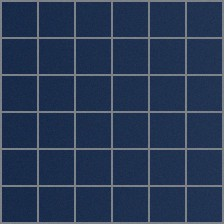
#> input picture captures/20261103_124257.jpg, 224 x 224 px
$ python -i features.py   (imports and definitions only)
#> lines starting #> are read from the running program, lines starting #| are printed output that depends on the picture
#> further down, picture is the input picture: PIL image 224x224 RGB; mean R, G, B 40.8, 57.4, 85.1
"""Image feature extraction shared by training and the web app."""
import numpy as np
from PIL import Image


def extract_features(img: Image.Image) -> np.ndarray:
    """Turn a solar-panel photo into a 24-number feature vector."""
    img = img.convert("RGB").resize((128, 128))
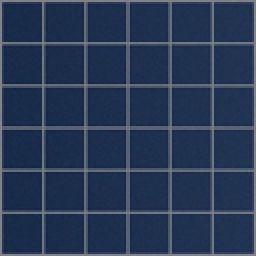
#> img: PIL image 128x128 RGB (shown 2 times larger); mean R, G, B 40.8, 57.4, 85.1
    arr = np.asarray(img, dtype=np.float32) / 255.0
    gray = arr.mean(axis=2)
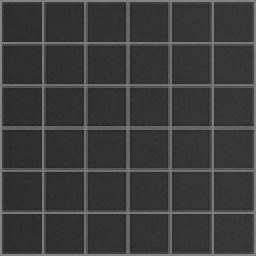
#> gray: shape (128, 128) float32 (shown 2 times larger); min 0.156, max 0.529, mean 0.24

    feats = []
    feats += list(arr.mean(axis=(0, 1)))            # mean R, G, B
#> feats = [0.16, 0.225, 0.334]
    feats += list(arr.std(axis=(0, 1)))             # std  R, G, B
#> feats = [0.16, 0.225, 0.334, 0.103, 0.0936, 0.0711]
    feats += [gray.mean(), gray.std()]              # brightness, contrast
#> feats = [0.16, 0.225, 0.334, 0.103, 0.0936, 0.0711, 0.24, 0.0889]

    mx, mn = arr.max(axis=2), arr.min(axis=2)
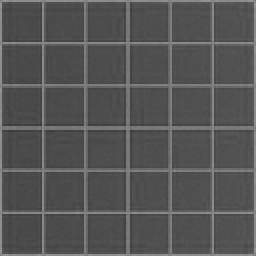
#> mx: shape (128, 128) float32 (shown 2 times larger); min 0.227, max 0.592, mean 0.334
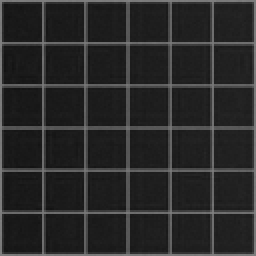
#> mn: shape (128, 128) float32 (shown 2 times larger); min 0.0745, max 0.506, mean 0.16
    sat = (mx - mn) / (mx + 1e-6)
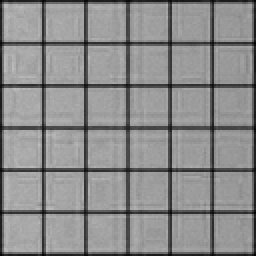
#> sat: shape (128, 128) float32 (shown 2 times larger); min 0.00769, max 0.743, mean 0.552
    feats += [sat.mean(), sat.std()]                # colour saturation
#> feats = [0.16, 0.225, 0.334, 0.103, 0.0936, 0.0711, 0.24, 0.0889, 0.552, 0.157]

    feats += [np.abs(np.diff(gray, axis=1)).mean(),  # edge strength (x)
              np.abs(np.diff(gray, axis=0)).mean()]  # edge strength (y)
#> feats = [0.16, 0.225, 0.334, 0.103, 0.0936, 0.0711, 0.24, 0.0889, 0.552, 0.157, 0.028, 0.028]

    blocks = gray.reshape(8, 16, 8, 16).std(axis=(1, 3))   # local texture
    feats += [blocks.mean(), blocks.std(), blocks.max()]
#> feats = [0.16, 0.225, 0.334, 0.103, 0.0936, 0.0711, 0.24, 0.0889, 0.552, 0.157, 0.028, 0.028, 0.0877, 0.00945, 0.108]

    hist, _ = np.histogram(gray, bins=8, range=(0, 1), density=True)
#> hist = [0, 6.45, 0.574, 0.729, 0.247, 0, 0, 0]
    feats += list(hist)                              # brightness histogram
#> feats = [0.16, 0.225, 0.334, 0.103, 0.0936, 0.0711, 0.24, 0.0889, 0.552, 0.157, 0.028, 0.028, 0.0877, 0.00945, 0.108, 0, 6.45, 0.574, 0.729, 0.247, 0, 0, 0]

    feats += [(arr[:, :, 2] - arr[:, :, 0]).mean()]  # "blueness"
#> feats = [0.16, 0.225, 0.334, 0.103, 0.0936, 0.0711, 0.24, 0.0889, 0.552, 0.157, 0.028, 0.028, 0.0877, 0.00945, 0.108, 0, 6.45, 0.574, 0.729, 0.247, 0, 0, 0, 0.174]
    return np.array(feats, dtype=np.float32)

>>> from PIL import Image
>>> picture = Image.open('captures/20261103_124257.jpg')
>>> result = extract_features(picture)
#> result = 24 values, max 6.45 at index 16, min 0 at index 15, mean 0.436

$ run again, on captures/20261103_124321.jpg
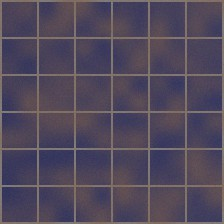
#> input picture captures/20261103_124321.jpg, 224 x 224 px
#> picture is the input picture: PIL image 224x224 RGB; mean R, G, B 81.3, 72.6, 91.6
#> in extract_features, `gray = arr.mean(axis=2)`:
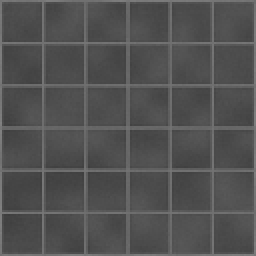
#> gray: shape (128, 128) float32 (shown 2 times larger); min 0.242, max 0.507, mean 0.321
#> in extract_features, `feats += list(arr.mean(axis=(0, 1)))`: feats = [0.319, 0.285, 0.359]
#> in extract_features, `feats += list(arr.std(axis=(0, 1)))`: feats = [0.319, 0.285, 0.359, 0.0666, 0.0584, 0.0314]
#> in extract_features, `feats += [gray.mean(), gray.std()]`: feats = [0.319, 0.285, 0.359, 0.0666, 0.0584, 0.0314, 0.321, 0.0489]
#> in extract_features, `sat = (mx - mn) / (mx + 1e-6)`:
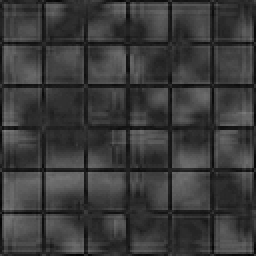
#> sat: shape (128, 128) float32 (shown 2 times larger); min 0.00794, max 0.484, mean 0.231
#> in extract_features, `feats += [sat.mean(), sat.std()]`: feats = [0.319, 0.285, 0.359, 0.0666, 0.0584, 0.0314, 0.321, 0.0489, 0.231, 0.087]
#> in extract_features, `feats += [np.abs(np.diff(gray, axis=1)).mean(),`: feats = [0.319, 0.285, 0.359, 0.0666, 0.0584, 0.0314, 0.321, 0.0489, 0.231, 0.087, 0.0168, 0.0169]
#> in extract_features, `feats += [blocks.mean(), blocks.std(), blocks.max()]`: feats = [0.319, 0.285, 0.359, 0.0666, 0.0584, 0.0314, 0.321, 0.0489, 0.231, 0.087, 0.0168, 0.0169, 0.0475, 0.00778, 0.0665]
#> hist = [0, 0.00439, 6.95, 1.05, 0.000977, 0, 0, 0]
#> in extract_features, `feats += list(hist)`: feats = [0.319, 0.285, 0.359, 0.0666, 0.0584, 0.0314, 0.321, 0.0489, 0.231, 0.087, 0.0168, 0.0169, 0.0475, 0.00778, 0.0665, 0, 0.00439, 6.95, 1.05, 0.000977, 0, 0, 0]
#> in extract_features, `feats += [(arr[:, :, 2] - arr[:, :, 0]).mean()]  # "blueness"`: feats = [0.319, 0.285, 0.359, 0.0666, 0.0584, 0.0314, 0.321, 0.0489, 0.231, 0.087, 0.0168, 0.0169, 0.0475, 0.00778, 0.0665, 0, 0.00439, 6.95, 1.05, 0.000977, 0, 0, 0, 0.0405]
#> result = 24 values, max 6.95 at index 17, min 0 at index 15, mean 0.417

$ run again, on captures/20261103_124540.jpg
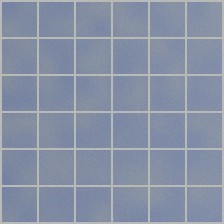
#> input picture captures/20261103_124540.jpg, 224 x 224 px
#> picture is the input picture: PIL image 224x224 RGB; mean R, G, B 135.7, 145.7, 166.2
#> in extract_features, `gray = arr.mean(axis=2)`:
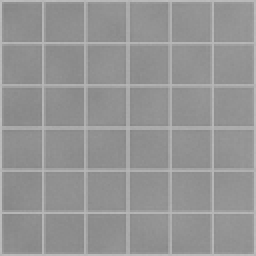
#> gray: shape (128, 128) float32 (shown 2 times larger); min 0.525, max 0.746, mean 0.585
#> in extract_features, `feats += list(arr.mean(axis=(0, 1)))`: feats = [0.532, 0.572, 0.652]
#> in extract_features, `feats += list(arr.std(axis=(0, 1)))`: feats = [0.532, 0.572, 0.652, 0.0594, 0.0529, 0.0311]
#> in extract_features, `feats += [gray.mean(), gray.std()]`: feats = [0.532, 0.572, 0.652, 0.0594, 0.0529, 0.0311, 0.585, 0.0467]
#> in extract_features, `sat = (mx - mn) / (mx + 1e-6)`:
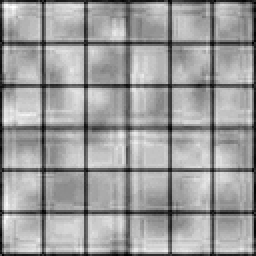
#> sat: shape (128, 128) float32 (shown 2 times larger); min 0.00532, max 0.298, mean 0.185; drawn with min black and max white
#> in extract_features, `feats += [sat.mean(), sat.std()]`: feats = [0.532, 0.572, 0.652, 0.0594, 0.0529, 0.0311, 0.585, 0.0467, 0.185, 0.0558]
#> in extract_features, `feats += [np.abs(np.diff(gray, axis=1)).mean(),`: feats = [0.532, 0.572, 0.652, 0.0594, 0.0529, 0.0311, 0.585, 0.0467, 0.185, 0.0558, 0.0162, 0.0162]
#> in extract_features, `feats += [blocks.mean(), blocks.std(), blocks.max()]`: feats = [0.532, 0.572, 0.652, 0.0594, 0.0529, 0.0311, 0.585, 0.0467, 0.185, 0.0558, 0.0162, 0.0162, 0.0455, 0.00537, 0.0583]
#> hist = [0, 0, 0, 0, 6.8, 1.2, 0, 0]
#> in extract_features, `feats += list(hist)`: feats = [0.532, 0.572, 0.652, 0.0594, 0.0529, 0.0311, 0.585, 0.0467, 0.185, 0.0558, 0.0162, 0.0162, 0.0455, 0.00537, 0.0583, 0, 0, 0, 0, 6.8, 1.2, 0, 0]
#> in extract_features, `feats += [(arr[:, :, 2] - arr[:, :, 0]).mean()]  # "blueness"`: feats = [0.532, 0.572, 0.652, 0.0594, 0.0529, 0.0311, 0.585, 0.0467, 0.185, 0.0558, 0.0162, 0.0162, 0.0455, 0.00537, 0.0583, 0, 0, 0, 0, 6.8, 1.2, 0, 0, 0.119]
#> result = 24 values, max 6.8 at index 19, min 0 at index 15, mean 0.46
